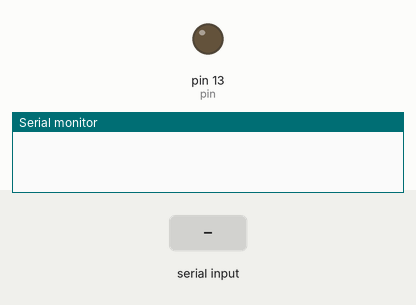
Simulated run of this sketch. Board: Arduino Uno, built with avr-gcc and run on an emulated ATmega328P. On the bench: output pins drawn as LEDs (lit = HIGH), the last lines printed to the serial monitor. Inputs (shaded band) come from the test bench.

Above: at 1.2 s.
1.3 s: "a" received over Serial
At 2.6 s:
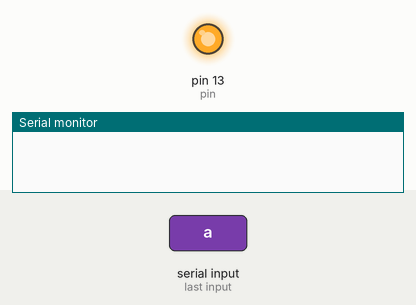
4.3 s: "b" received over Serial
At 7.2 s:
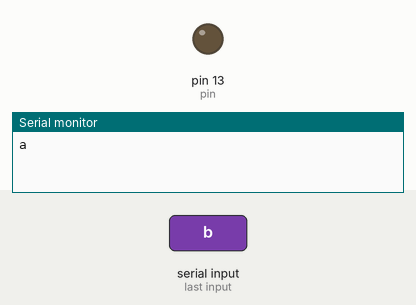
7.3 s: "c" received over Serial
At 8.3 s:
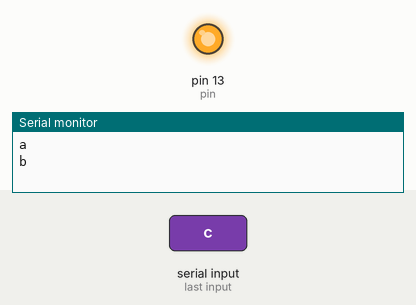
Timing chart, 0 to 12.3 s (numbered marks = the images above; inputs shaded):
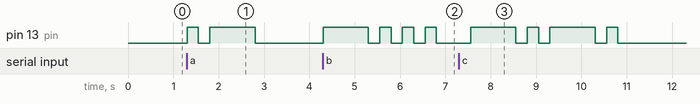

The sketch:

Morse.ino
```cpp
int pin = 13;
void setup()
{
  Serial.begin(9600);
  pinMode(pin,OUTPUT);
}
void loop()
{
  int got = 0;
  int i = 0;
  int n = 0;
  String readin="";
  while(Serial.available()>0)
  {
    got = 1;
    readin += char(Serial.read());
    delay(2);
    n++;
  }
  for(int i=0;got==1 and i<n;i++)
  {
    switch(readin[i])
    {
      case 'a':dot();dash();betw();break;
      case 'b':dash();dot();dot();dot();betw();break;
      case 'c':dash();dot();dash();dot();betw();break;
      case 'd':dash();dot();dot();betw();break;
      case 'e':dot();betw();break;
      case 'f':dot();dot();dash();dot();betw();break;
      case 'g':dash();dash();dot();betw();break;
      case 'h':dot();dot();dot();dot();betw();break;
      case 'i':dot();dot();betw();break;
      case 'j':dot();dash();dash();betw();break;
      case 'k':dash();dot();dash();betw();break;
      case 'l':dot();dash();dot();dot();betw();break;
      case 'm':dash();dash();betw();break;
      case 'n':dash();dot();betw();break;
      case 'o':dash();dash();dash();dash();betw();break;
      case 'p':dot();dash();dash();dot();betw();break;
      case 'q':dash();dash();dot();dash();betw();break;
      case 'r':dot();dash();dot();betw();break;
      case 's':dot();dot();dot();betw();break;
      case 't':dash();betw();break;
      case 'u':dot();dot();dash();betw();break;
      case 'v':dot();dot();dot();dash();betw();break;
      case 'w':dot();dash();dash();betw();break;
      case 'x':dash();dot();dot();dash();betw();break;
      case 'y':dash();dot();dash();dash();betw();break;
      case 'z':dash();dash();dot();dot();betw();break;
      case ' ':digitalWrite(pin,LOW);delay(1500);break;
    }
  }
  if(got==1){
  Serial.println(readin);
  delay(2);}
}

void dot()
{
  digitalWrite(pin,HIGH) ;
  delay(250);
  digitalWrite(pin,LOW);
  delay(250);
}

void dash()
{
  digitalWrite(pin,HIGH) ;
  delay(1000);
  digitalWrite(pin,LOW);
  delay(250);
}
void betw(){
  digitalWrite(pin,LOW);
  delay(500);
}
```

Measured:
- after the input at 1.3 s, pin 13 (pin): LOW → HIGH at once, → LOW 0.25 s later, → HIGH 0.25 s later, → LOW 1.0 s later
- after the input at 4.3 s, pin 13 (pin): LOW → HIGH at once, then repeats every 0.50 s: LOW 0.25 s, HIGH 0.25 s
- after the input at 7.3 s, pin 13 (pin): LOW → HIGH after 0.26 s, → LOW 1.0 s later, → HIGH 0.25 s later, → LOW 0.25 s later, … (8 changes in this stretch)
